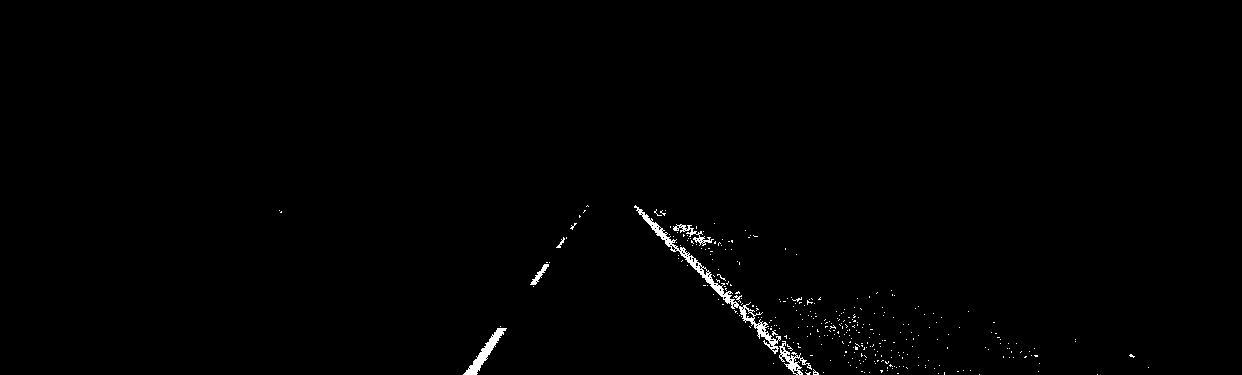
#> input picture Images/processed.png, 1242 x 375 px
$ python -i morfological_op.py   (imports and definitions only)
#> lines starting #> are read from the running program, lines starting #| are printed output that depends on the picture; after the words box and inside, x2 and y2 are one past the last pixel; in counts of white or black regions, pixels touching at a corner belong together
import cv2
import numpy as np

def erode(img, kernel):
    img = cv2.erode(img, kernel, iterations=1)
    return img

def dilate(img, kernel):
    img = cv2.dilate(img, kernel, iterations=1)
    return img

def opening(img, kernel):
    img = cv2.morphologyEx(img, cv2.MORPH_OPEN, kernel)
    return img

def closing(img, kernel):
    img = cv2.morphologyEx(img, cv2.MORPH_CLOSE, kernel)
    return img

def create_kernel(size, shape):
    if shape == 'square':
        return np.ones((size, size), np.uint8)
    if shape == 'cross':
        kernel = cv2.getStructuringElement(cv2.MORPH_CROSS, (size, size))
        return kernel
    if shape == 'ellipse':
        kernel = cv2.getStructuringElement(cv2.MORPH_ELLIPSE, (size, size))
        return kernel
    else:
        print("Invalid shape")
        return None

def main():
    img = cv2.imread("Images/processed.png")
#> img is the input picture: shape (375, 1242, 3); 0.69% white; 333 white regions (326 under 20 px), largest, box (x1, y1, x2, y2) and area: (634, 205, 781, 354) 1281, (463, 328, 507, 375) 498, (779, 341, 812, 375) 324

    cv2.imshow("Original_img", img)
    cv2.waitKey(0)

    structuring_element = create_kernel(3, 'square')
    img = opening(img, structuring_element)
#> in opening, `img = cv2.morphologyEx(img, cv2.MORPH_OPEN, kernel)`:
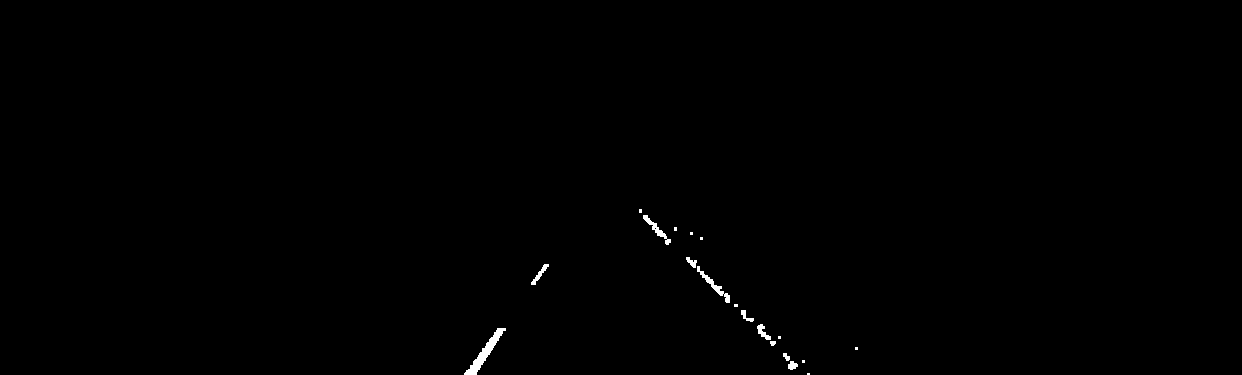
#> img: shape (375, 1242, 3); 0.31% white; 19 white regions (9 under 20 px), largest, box (x1, y1, x2, y2) and area: (464, 328, 506, 375) 475, (697, 266, 730, 303) 220, (643, 215, 671, 245) 184

    cv2.imshow("Opening", img)
    cv2.waitKey(0)


    structuring_element = create_kernel(4, 'square')
    img = opening(img, structuring_element)
#> in opening (call 2), `img = cv2.morphologyEx(img, cv2.MORPH_OPEN, kernel)`:
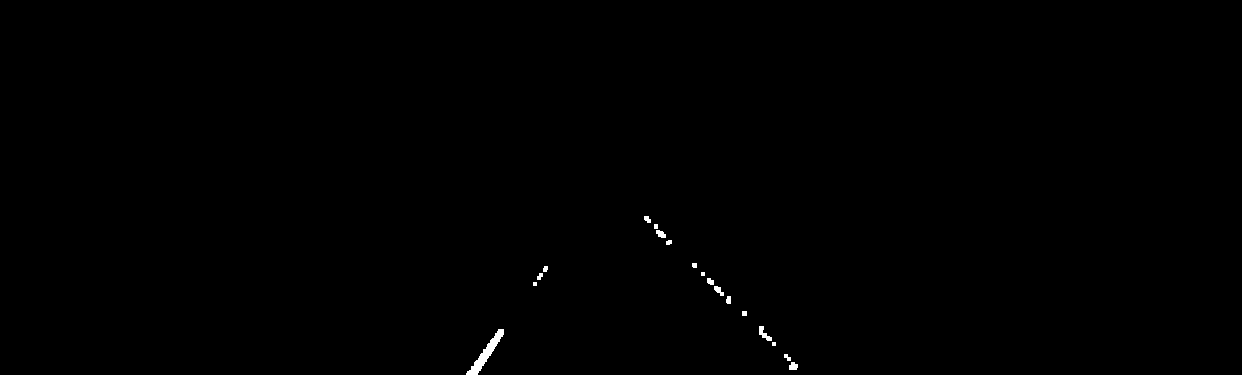
#> img: shape (375, 1242, 3); 0.23% white; 18 white regions (3 under 20 px), largest, box (x1, y1, x2, y2) and area: (466, 329, 504, 375) 452, (759, 326, 772, 341) 88, (789, 362, 798, 370) 58

    cv2.imshow("Opening 2", img)
    cv2.waitKey(0)

    img = dilate(img, structuring_element)
#> in dilate, `img = cv2.dilate(img, kernel, iterations=1)`:
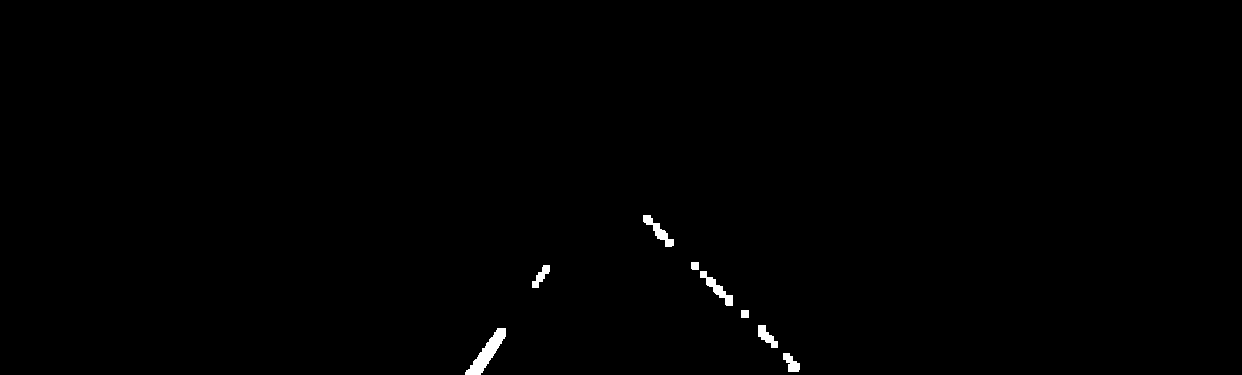
#> img: shape (375, 1242, 3); 0.45% white; 8 white regions, largest, box (x1, y1, x2, y2) and area: (465, 328, 506, 375) 683, (700, 271, 733, 306) 340, (643, 215, 674, 247) 319

    cv2.imshow("Dilate", img)
    cv2.waitKey(0)


#if __name__ == "__main__":
#    main()

>>> result = main()
